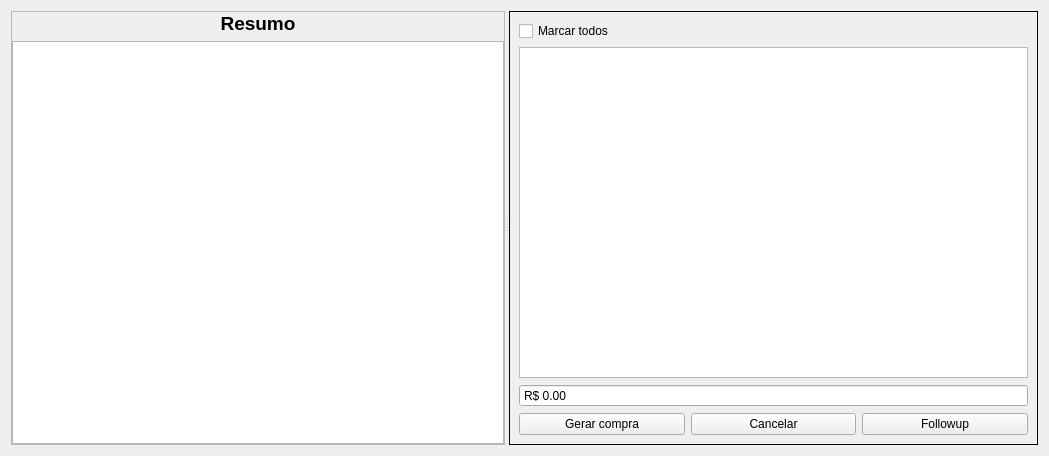
<?xml version="1.0" encoding="UTF-8"?>
<ui version="4.0">
 <class>WidgetCompraGerar</class>
 <widget class="QWidget" name="WidgetCompraGerar">
  <property name="geometry">
   <rect>
    <x>0</x>
    <y>0</y>
    <width>1049</width>
    <height>456</height>
   </rect>
  </property>
  <property name="windowTitle">
   <string>Form</string>
  </property>
  <layout class="QGridLayout" name="gridLayout">
   <item row="0" column="0">
    <widget class="QSplitter" name="splitter">
     <property name="orientation">
      <enum>Qt::Horizontal</enum>
     </property>
     <widget class="QFrame" name="frame1">
      <property name="frameShape">
       <enum>QFrame::StyledPanel</enum>
      </property>
      <property name="frameShadow">
       <enum>QFrame::Raised</enum>
      </property>
      <layout class="QGridLayout" name="gridLayout_7">
       <property name="leftMargin">
        <number>0</number>
       </property>
       <property name="topMargin">
        <number>0</number>
       </property>
       <property name="rightMargin">
        <number>0</number>
       </property>
       <property name="bottomMargin">
        <number>0</number>
       </property>
       <item row="0" column="0">
        <widget class="QLabel" name="labelCompras_10">
         <property name="font">
          <font>
           <pointsize>14</pointsize>
           <weight>75</weight>
           <bold>true</bold>
          </font>
         </property>
         <property name="text">
          <string>Resumo</string>
         </property>
         <property name="alignment">
          <set>Qt::AlignCenter</set>
         </property>
        </widget>
       </item>
       <item row="1" column="0">
        <widget class="TableView" name="tableResumo">
         <property name="sizePolicy">
          <sizepolicy hsizetype="Preferred" vsizetype="Expanding">
           <horstretch>0</horstretch>
           <verstretch>0</verstretch>
          </sizepolicy>
         </property>
         <property name="editTriggers">
          <set>QAbstractItemView::NoEditTriggers</set>
         </property>
         <property name="selectionMode">
          <enum>QAbstractItemView::SingleSelection</enum>
         </property>
         <property name="selectionBehavior">
          <enum>QAbstractItemView::SelectRows</enum>
         </property>
         <property name="sortingEnabled">
          <bool>true</bool>
         </property>
        </widget>
       </item>
      </layout>
     </widget>
     <widget class="QFrame" name="frame">
      <property name="frameShape">
       <enum>QFrame::Box</enum>
      </property>
      <property name="frameShadow">
       <enum>QFrame::Plain</enum>
      </property>
      <layout class="QGridLayout" name="gridLayout_2">
       <item row="3" column="1">
        <widget class="QPushButton" name="pushButtonCancelarCompra">
         <property name="text">
          <string>Cancelar</string>
         </property>
        </widget>
       </item>
       <item row="3" column="0">
        <widget class="QPushButton" name="pushButtonGerarCompra">
         <property name="text">
          <string>Gerar compra</string>
         </property>
        </widget>
       </item>
       <item row="0" column="0" colspan="2">
        <widget class="QCheckBox" name="checkBoxMarcarTodos">
         <property name="text">
          <string>Marcar todos</string>
         </property>
        </widget>
       </item>
       <item row="3" column="2">
        <widget class="QPushButton" name="pushButtonFollowup">
         <property name="text">
          <string>Followup</string>
         </property>
        </widget>
       </item>
       <item row="1" column="0" colspan="3">
        <widget class="TableView" name="tableProdutos">
         <property name="mouseTracking">
          <bool>true</bool>
         </property>
         <property name="editTriggers">
          <set>QAbstractItemView::NoEditTriggers</set>
         </property>
         <property name="selectionMode">
          <enum>QAbstractItemView::MultiSelection</enum>
         </property>
         <property name="selectionBehavior">
          <enum>QAbstractItemView::SelectRows</enum>
         </property>
         <property name="sortingEnabled">
          <bool>true</bool>
         </property>
        </widget>
       </item>
       <item row="2" column="0" colspan="3">
        <widget class="QDoubleSpinBox" name="doubleSpinBox">
         <property name="readOnly">
          <bool>true</bool>
         </property>
         <property name="buttonSymbols">
          <enum>QAbstractSpinBox::NoButtons</enum>
         </property>
         <property name="showGroupSeparator" stdset="0">
          <bool>true</bool>
         </property>
         <property name="prefix">
          <string>R$ </string>
         </property>
         <property name="maximum">
          <double>999999.989999999990687</double>
         </property>
        </widget>
       </item>
      </layout>
     </widget>
    </widget>
   </item>
  </layout>
 </widget>
 <customwidgets>
  <customwidget>
   <class>TableView</class>
   <extends>QTableView</extends>
   <header>src/tableview.h</header>
  </customwidget>
 </customwidgets>
 <tabstops>
  <tabstop>tableResumo</tabstop>
  <tabstop>checkBoxMarcarTodos</tabstop>
  <tabstop>tableProdutos</tabstop>
  <tabstop>doubleSpinBox</tabstop>
  <tabstop>pushButtonGerarCompra</tabstop>
  <tabstop>pushButtonCancelarCompra</tabstop>
 </tabstops>
 <resources/>
 <connections/>
</ui>
